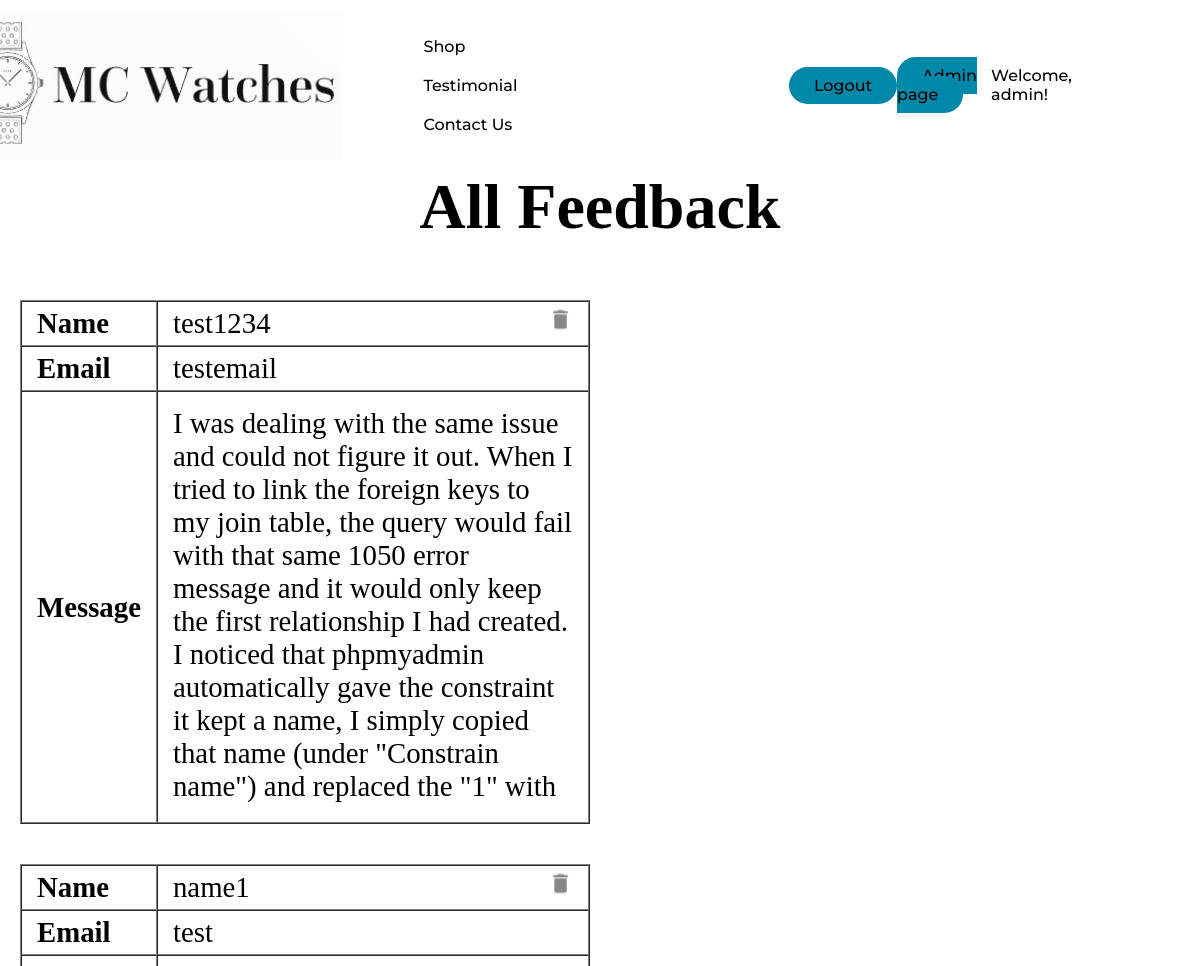
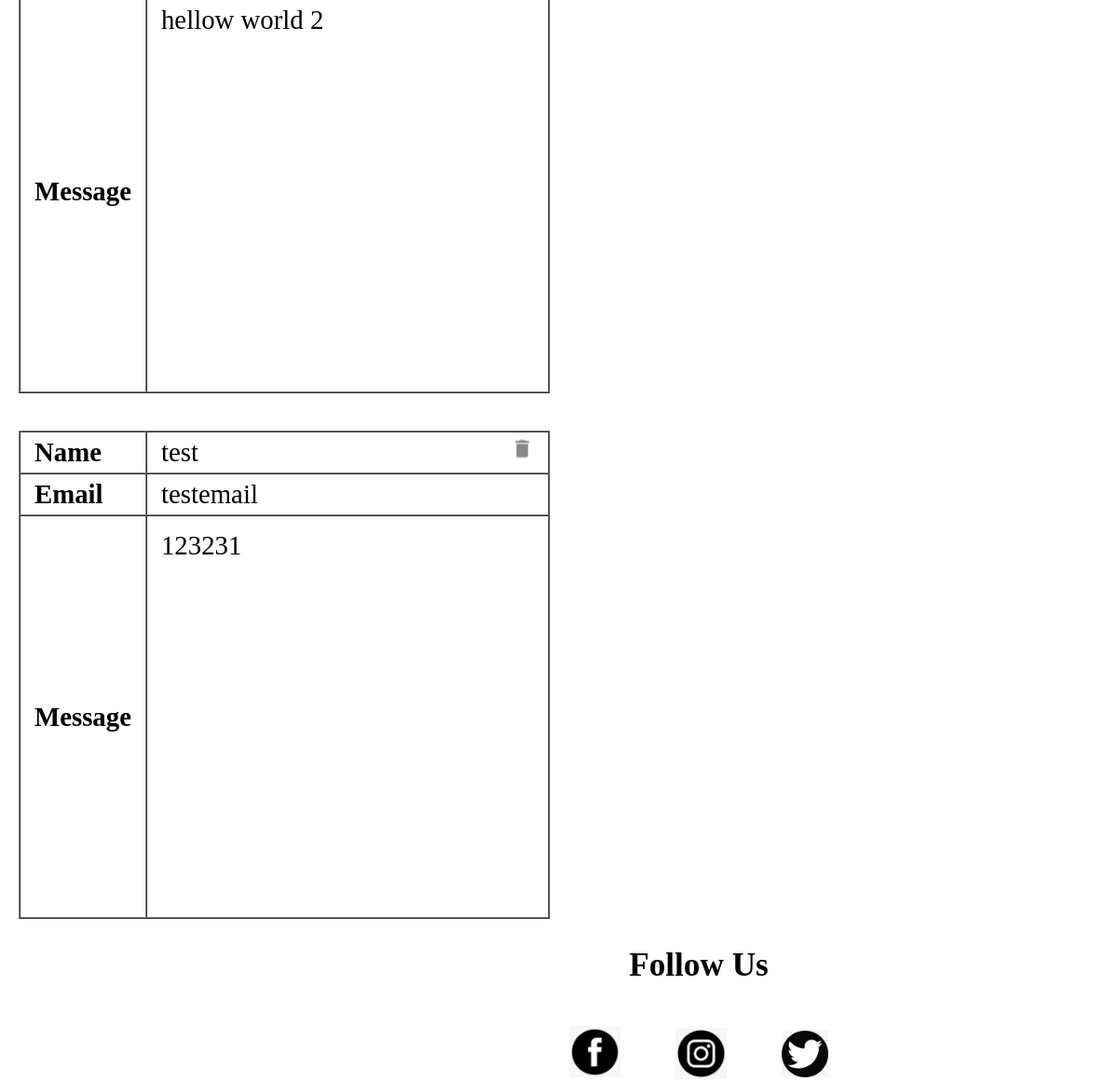
The app's page /trackcontactus.php (signed in) with its own data (2 pictures, top to bottom).
### tables this page shows
CREATE TABLE `feedback` (
  `id` int(10) NOT NULL,
  `name` varchar(255) NOT NULL,
  `email` varchar(255) NOT NULL,
  `msg` varchar(1000) NOT NULL
);

### trackcontactus.php (the view, shortened to what this page needs)
<?php
include("header.php");
require_once("db.php");
$contactusquery = 'SELECT * FROM feedback';
$result = mysqli_query($con, $contactusquery);
$trackResult = mysqli_fetch_all($result, MYSQLI_ASSOC);
?>
<html>
<head>
</head>
<h1 style="text-align: center; font-size: 4em;">All Feedback</h1><br><br>
  <?php
  foreach ($trackResult as $trackResult){
  ?>
  <div style="padding: 20px; float: left;">
  <table border ="1" cellspacing="0" cellpadding="10" style="font-size: 1.8em;">
   <tr >
      <td style="padding: 5px 15px; font-weight: bold;">Name</td>
      <td style="padding: 5px 15px;"><?php echo $trackResult['name']; ?><a style="float: right;"href="trackcontactus.php?action=del&id=<?php echo $trackResult["id"]; ?>"class="btnRemoveMessage"><img src="icon-delete.png" height="25"/></td>
    </tr>
    <tr>
      <td style="padding: 5px 15px; font-weight: bold;">Email</td>
      <td style="padding: 5px 15px;"><?php echo $trackResult['email']; ?></td>
    </tr>
    <tr>
      <td style="padding: 5px 15px; font-weight: bold;">Message</td>
      <td style="padding: 15px 15px;"><div style="height: 400px; width: 400px; overflow: auto;"><?php echo $trackResult['msg']; ?></div></td>
     </tr>
  </table>
  </div>
  <?php
  }
  ?>
</html>
<?php
include("footer.php");
?>

### header.php (style rules this page uses)
* { box-sizing: border-box; margin: 0; padding: 0; background-color: white; }
li, a, button { font-family: "Montserrat", sans-serif; font-weight: 500; font-size: 16px; color: black; text-decoration: none; }

### records on screen
feedback: name "test1234", email "testemail", msg "I was dealing with the same issue and could not figure it out. When I tried to link the foreign keys to my join table, the query would fail with that same 1050 error message and it would only keep the first relationship I had created. I noticed that phpmyadmin automatically gave the constraint it kept a name, I simply copied that name (under \"Constrain name\") and replaced the \"1\" with…"
feedback: name "name1", email "test", msg "hellow world 2"
feedback: name "test", email "testemail", msg "123231"

### other values on screen
$_SESSION['username'] "admin"
